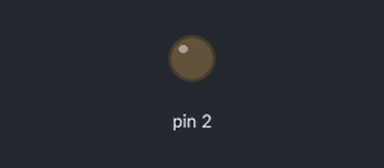
Bench run of a sketch on a simulated Arduino Uno, built with avr-gcc and run on an emulated ATmega328P. On the bench: output pins drawn as LEDs (lit = HIGH).

Above: at 0.03 s.
At 2.56 s:
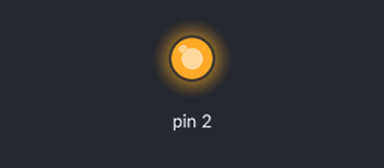
Timing chart, 0 to 3.0 s (numbered marks = the images above):
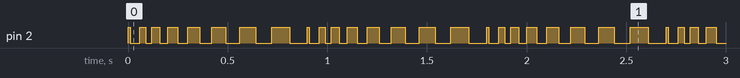

Measured:
- by itself, pin 2: repeats every 0.90 s: LOW 0.05 s, HIGH 0.03 s, LOW 0.03 s, HIGH 0.04 s, LOW 0.04 s, HIGH 0.05 s, LOW 0.05 s, HIGH 0.06 s, LOW 0.06 s, HIGH 0.07 s, LOW 0.07 s, HIGH 0.08 s, LOW 0.08 s, HIGH 0.09 s, LOW 0.09 s, HIGH 0.01 s

The sketch:

notes2_022818.ino
```cpp
int blinkDelay = 0;

void setup() {
  pinMode(2, OUTPUT);
}

void loop() {
  for (int i = 0; i < 100; i += 10) {
    digitalWrite(2, HIGH);
    delay(i);
    digitalWrite(2, LOW);
    delay(i);
  }
}
```
